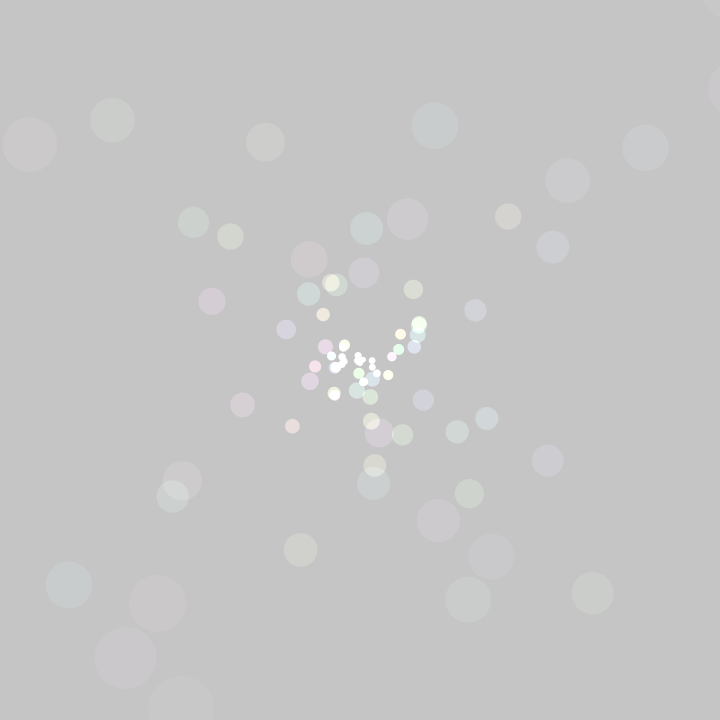
Frame 1 (no input)
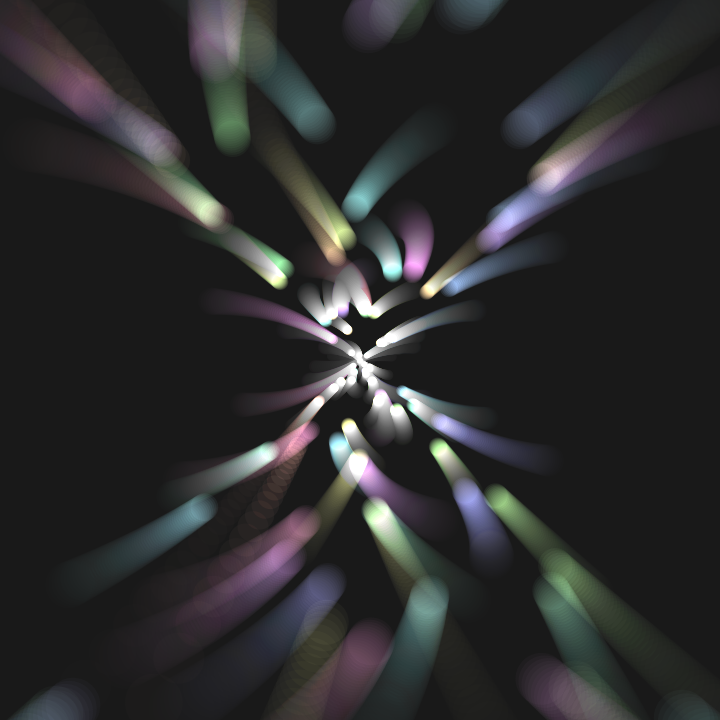
Frame 60 (the mouse pressed at the canvas centre just before this capture)
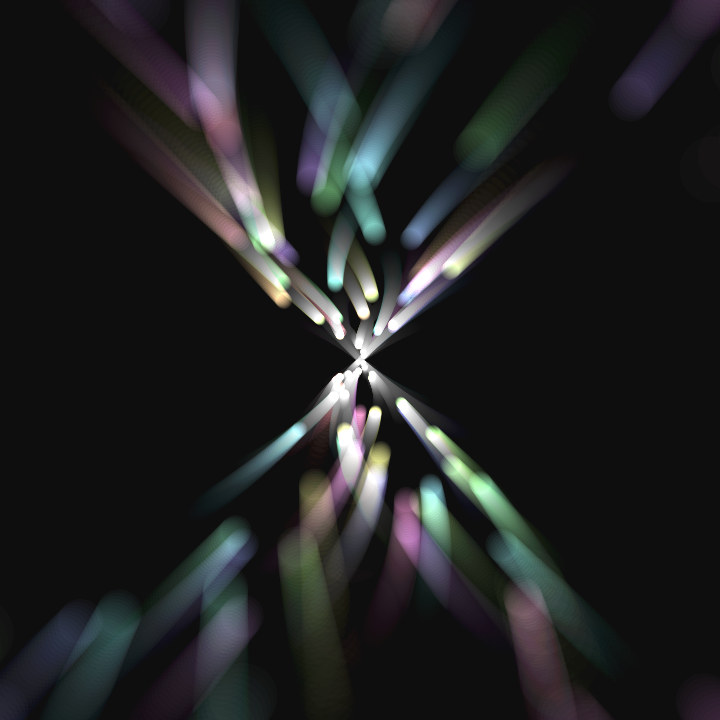
Frame 120 (the mouse held since frame 60 and released just before this capture)

The Processing sketch that drew these frames (run headless with seeded random() and noise(); from frame 60 on, the mouse is pressed at the canvas centre):

// Processing sketch: bit2atom_20210218a_0ccFlockingColorDots
// ── bit2atom_20210218a_0ccFlockingColorDots.pde
float t, r, R, T; 
void setup() {
  size(720, 720);
  noStroke();
  colorMode(HSB);
} 
void draw() {
  t+=.005; 
  blendMode(BLEND);
  fill(0, 9);
  square(0, 0, 720); 
  blendMode(ADD); 
  for (r=0; r<50; r+=.2) {
    fill(r*5, 99, 255, 2550/(T=-r*9*tan(r+t))); 
    circle(cos(r*r+t)*T+360, sin(r-t)*T+360, T/7+5);
  }
}
